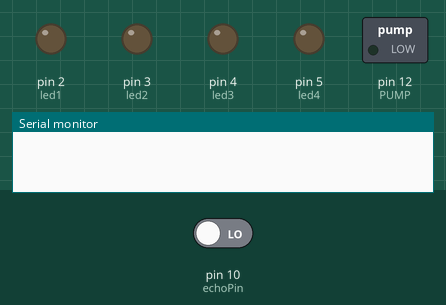
Recording of a sketch running on a simulated Arduino Uno, built with avr-gcc and run on an emulated ATmega328P. Shown: switched loads named in the sketch (green lamp = pin HIGH), output pins drawn as LEDs (lit = HIGH), the last lines printed to the serial monitor. The test bench sets the inputs (shaded band); at power-on: pin 10 (echoPin) LOW. Pins used as bus, display or sensor lines are not drawn.

Above: at 0.1 s.
At 3.1 s:
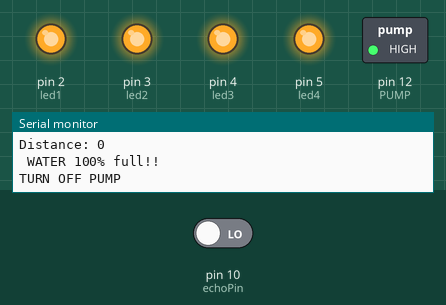
Timing chart, 0 to 4.6 s (numbered marks = the images above):
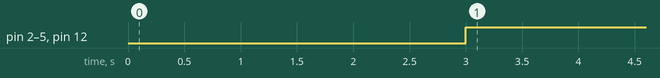

The sketch:

Water_level_indicator_and_controller.ino
```cpp
// defines pins numbers
const int trigPin = 9; // pin on the arduinowhere the trigger pin is connected
const int echoPin = 10;// pin on the arduino where the echo pin is connected
const int led1 = 2; // water level indicator 1
const int led2 = 3; // water level indicator 2
const int led3 = 4; // water level indicator 3
const int led4 = 5; // water level indicator 4
const int PUMP = 12;

// defines variables
int duration, distance;


void setup()
{
  pinMode (led1, OUTPUT);// sets as output
  pinMode (led2, OUTPUT);//sets as output
  pinMode (led3, OUTPUT);//sets as output
  pinMode (led4, OUTPUT);//sets as output
  pinMode (PUMP, OUTPUT);
  pinMode(trigPin, OUTPUT); // Sets the trigPin as an Output
  pinMode(echoPin, INPUT); // Sets the echoPin as an Input
  Serial.begin(9600); // Starts the serial communication
 }

     void loop()
 {
// Clears the trigPin
digitalWrite(trigPin, LOW);
delayMicroseconds(2);

// Sets the trigPin on HIGH state for 10 micro seconds
digitalWrite(trigPin, HIGH);
delay(1000);
digitalWrite(trigPin, LOW);

// Reads the echoPin, returns the sound wave travel time in microseconds
duration = pulseIn(echoPin, HIGH);

// Calculating the distance
distance= duration*0.034/2;

// Prints the distance on the Serial Monitor
Serial.println("");
Serial.print("Distance: ");
Serial.println(distance);
Serial.println("");
delay (1000);

 if (distance <= 11)
 {
  digitalWrite (PUMP, HIGH);
  Serial.println(" WATER 100% full!!");
  Serial.println("TURN OFF PUMP");
  digitalWrite (led1, HIGH);
  digitalWrite (led2, HIGH);
  digitalWrite (led3, HIGH);
  digitalWrite (led4, HIGH);
 }else
  if( (distance >= 16) && (distance <= 20) )
  {
   Serial.println(" WATER IS 50% full");
   digitalWrite (led1, HIGH);
   digitalWrite (led2, HIGH);
   digitalWrite (led3, HIGH);
   digitalWrite (led4, LOW);
  }
  else
  if( (distance >= 21) && (distance <=27 ) )
  {
   Serial.println(" WATER IS 50% full");
   digitalWrite (led1, HIGH);
   digitalWrite (led2, HIGH);
   digitalWrite (led3, LOW);
   digitalWrite (led4, LOW);
  }
   else
   if (distance >= 28)
   {
   digitalWrite(PUMP, LOW);
   Serial.println (" WATER IS less than 10% full");
   Serial.println ("TURN ON THE PUMP");
   digitalWrite (led1, HIGH);
   digitalWrite (led2, LOW);
   digitalWrite (led3, LOW);
   digitalWrite (led4, LOW);
  }

}
```

Measured:
- by itself, pin 2 (led1), pin 3 (led2), pin 4 (led3), pin 5 (led4), pin 12 (PUMP): LOW → HIGH at 3.0 s
